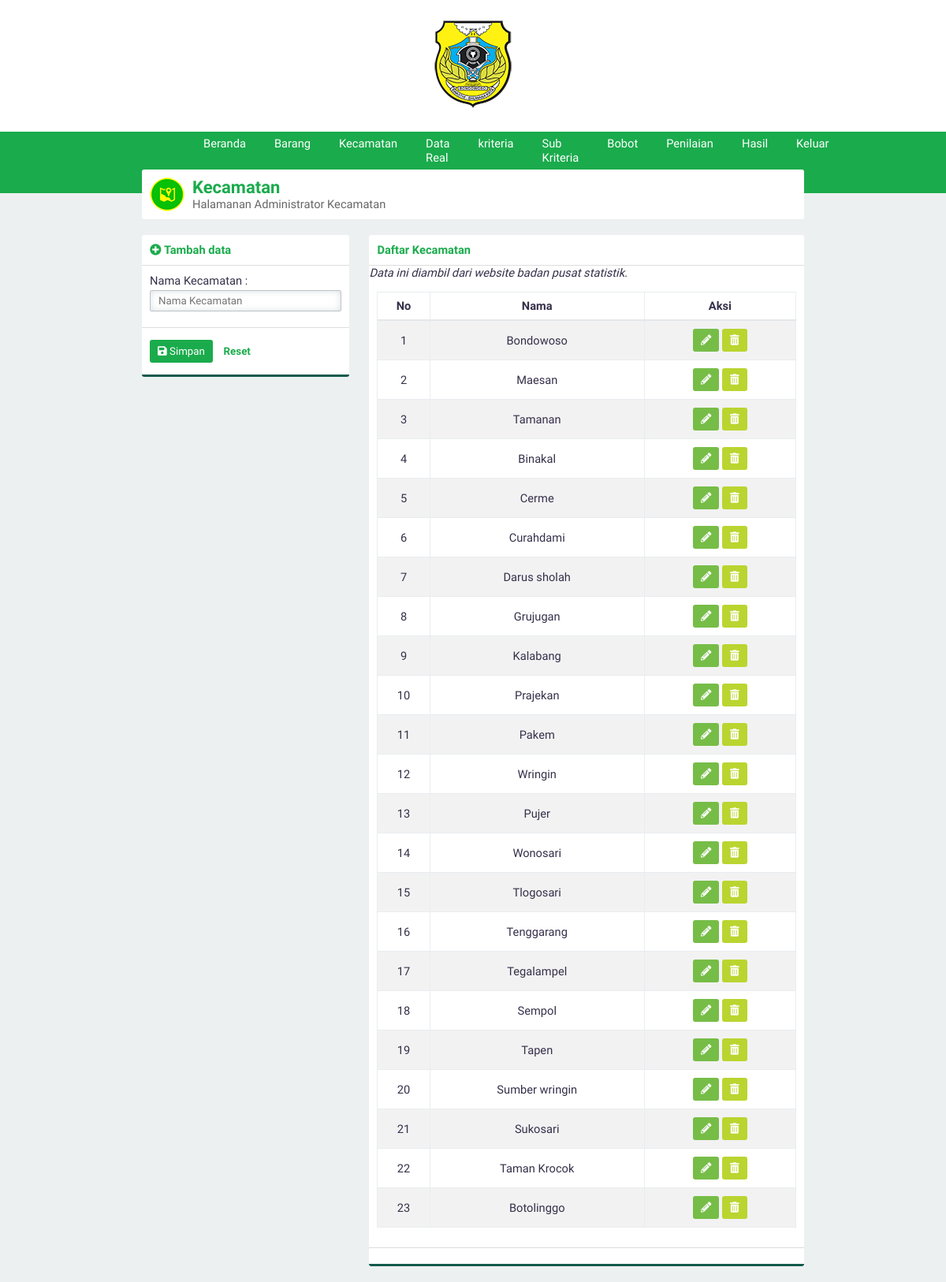
The app's page /?page=supplier (signed in) with its own data.
### tables this page shows
CREATE TABLE `supplier` (
  `id_supplier` int(3) NOT NULL,
  `namaSupplier` varchar(30) NOT NULL
);

### page/supplier.php (the view)
<div class="panel">
    <div class="panel-middle" id="judul">
        <img src="asset/image/kec1.png">
        <div id="judul-text">
            <h2 class="text-green">Kecamatan</h2>
            Halamanan Administrator Kecamatan
        </div>
    </div>
</div>
<div class="row">
    <div class="col-4">
        <div class="panel">
            <?php
            if (@htmlspecialchars($_GET['aksi']) == 'ubah') {
                include 'ubahsupplier.php';
            } else {
                include 'tambahsupplier.php';
            }
            ?>
        </div>
    </div>
    <div class="col-8">
        <div class="panel">
            <div class="panel-top">
                <b class="text-green">Daftar Kecamatan</b>
            </div>
            <div><?php echo "<i>Data ini diambil dari website badan pusat statistik.</i>" ?></div>
            <div class="panel-middle">
                <div class="table-responsive">
                    <table>
                        <thead>
                            <tr>
                                <th>No</th>
                                <th>Nama</th>
                                <th>Aksi</th>
                            </tr>
                        </thead>
                        <tbody>
                            <?php
                            $query = "SELECT * FROM supplier";
                            $execute = $konek->query($query);
                            if ($execute->num_rows > 0) {
                                $no = 1;
                                while ($data = $execute->fetch_array(MYSQLI_ASSOC)) {
                                    echo "
                                <tr id='data'>
                                    <td>$no</td>
                                    <td>$data[namaSupplier]</td>
                                    <td>
                                    <div class='norebuttom'>
                                    <a class=\"btn btn-light-green\" href='./?page=supplier&aksi=ubah&id=" . $data['id_supplier'] . "'><i class='fa fa-pencil-alt'></i></a>
                                    <a class=\"btn btn-yellow\" data-a=" . $data['namaSupplier'] . " id='hapus' href='./proses/proseshapus.php/?op=supplier&id=" . $data['id_supplier'] . "'><i class='fa fa-trash-alt'></i></a>
                                    </div></td>
                                </tr>";
                                    $no++;
                                }
                            } else {
                                echo "<tr><td  class='text-center text-green' colspan='3'>Kosong</td></tr>";
                            }
                            ?>
                        </tbody>
                    </table>
                </div>
            </div>
            <div class="panel-bottom"></div>
        </div>
    </div>
</div>

### asset/css/style.css (style rules this page uses)
* { padding: 0; margin: 0; font-family: 'Work Sans', sans-serif; color: #36304A; font-weight: 500; letter-spacing: normal; }
a { text-decoration: none; }
h2 { font-size: 1.5em; }
b, h1, h2, h3, h4, h5 { padding: 0; font-weight: 600 !important; margin: 0.83em 0em; }
.text-green { color: #1aab4c !important; }
.btn { border: none; -webkit-padding: 7px 10px; -o-padding: 7px 10px; -moz-padding: 7px 10px; padding: 7px 10px; border-radius: 3px; margin: 5px 0px; display: inline-block; cursor: pointer; font-size: 10pt !important; }
.btn i { color: white !important; }
.btn-light-green { background-color: #76bd47; color: white !important; }
.btn-yellow { background-color: #bad530; color: white !important; }
.row { margin-top: 10px; display: flex; }
div[class^="col-"] { margin-left: 3%; }
div[class^="col-"]:first-child { margin-left: 0%; }
.col-4 { width: 31.3333333333%; }
.col-8 { width: 65.6666666667%; }
.table-responsive { overflow-y: hidden; }
table { width: 100%; text-align: center; border-collapse: collapse; margin: 5px 0px 15px 0px; }
table tr th { padding: 8px 0px; border: solid 1px #e9ecef; border-bottom: solid 2px #e4e7ea; font-weight: bold; }
table td { border: solid 1px #e9ecef; padding: 5px; }
table tr#data:nth-child(odd) { background-color: #f2f2f2; }
.panel { background-color: white; border-radius: 3px; -webkit-box-sizing: border-box; -moz-box-sizing: border-box; -o-box-sizing: border-box; box-sizing: border-box; margin-bottom: 20px; overflow: hidden; }
.panel-top { padding: 10px; box-sizing: padding-box; border-bottom: solid 1px #dddddd; }
.panel-middle { padding: 10px; box-sizing: padding-box; }
.panel-bottom { padding: 10px; border-bottom: solid 3px #135a4c; border-top: solid 1px #dddddd; }
body { background-color: #ECF0F1; display: flex; width: 100vw; height: 100vh; align-items: center; flex-direction: column; overflow-x: hidden; font-size: 11pt; }
#judul { display: flex; align-items: center; }
#judul img { margin-right: 10px; }
#judul #judul-text { color: #666666; }
#judul #judul-text h2 { margin: 0 !important; }

### records on screen
supplier: namaSupplier "Bondowoso"
supplier: namaSupplier "Maesan"
supplier: namaSupplier "Tamanan"
supplier: namaSupplier "Binakal"
supplier: namaSupplier "Cerme"
supplier: namaSupplier "Curahdami"
supplier: namaSupplier "Darus sholah"
supplier: namaSupplier "Grujugan"
supplier: namaSupplier "Kalabang"
supplier: namaSupplier "Prajekan"
supplier: namaSupplier "Pakem"
supplier: namaSupplier "Wringin"
supplier: namaSupplier "Pujer"
supplier: namaSupplier "Wonosari"
supplier: namaSupplier "Tlogosari"
supplier: namaSupplier "Tenggarang"
supplier: namaSupplier "Tegalampel"
supplier: namaSupplier "Sempol"
supplier: namaSupplier "Tapen"
supplier: namaSupplier "Sumber wringin"
supplier: namaSupplier "Sukosari"
supplier: namaSupplier "Taman Krocok"
supplier: namaSupplier "Botolinggo"
